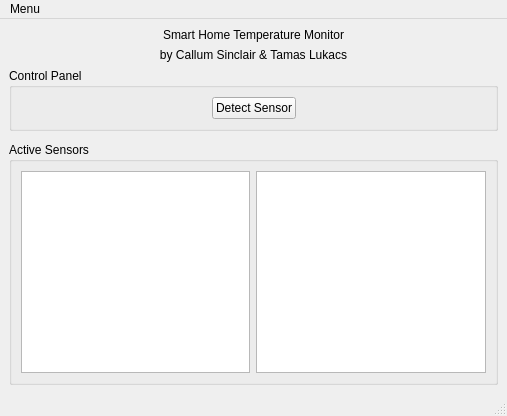
<?xml version="1.0" encoding="UTF-8"?>
<ui version="4.0">
 <class>MainWindow</class>
 <widget class="QMainWindow" name="MainWindow">
  <property name="geometry">
   <rect>
    <x>0</x>
    <y>0</y>
    <width>507</width>
    <height>416</height>
   </rect>
  </property>
  <property name="windowTitle">
   <string>MainWindow</string>
  </property>
  <widget class="QWidget" name="centralwidget">
   <layout class="QVBoxLayout" name="verticalLayout_2">
    <item>
     <layout class="QVBoxLayout" name="verticalLayout">
      <item>
       <widget class="QLabel" name="label_main_title1">
        <property name="text">
         <string>Smart Home Temperature Monitor</string>
        </property>
        <property name="alignment">
         <set>Qt::AlignHCenter|Qt::AlignTop</set>
        </property>
       </widget>
      </item>
      <item>
       <widget class="QLabel" name="label_main_title2">
        <property name="text">
         <string>by Callum Sinclair &amp; Tamas Lukacs</string>
        </property>
        <property name="alignment">
         <set>Qt::AlignHCenter|Qt::AlignTop</set>
        </property>
       </widget>
      </item>
      <item>
       <widget class="QGroupBox" name="groupBox_control">
        <property name="minimumSize">
         <size>
          <width>0</width>
          <height>50</height>
         </size>
        </property>
        <property name="title">
         <string>Control Panel</string>
        </property>
        <layout class="QHBoxLayout" name="horizontalLayout_2">
         <item>
          <layout class="QHBoxLayout" name="horizontalLayout">
           <item>
            <spacer name="horizontalSpacer_2">
             <property name="orientation">
              <enum>Qt::Horizontal</enum>
             </property>
             <property name="sizeHint" stdset="0">
              <size>
               <width>40</width>
               <height>5</height>
              </size>
             </property>
            </spacer>
           </item>
           <item>
            <widget class="QPushButton" name="pushButton_main_detectsensor">
             <property name="text">
              <string>Detect Sensor</string>
             </property>
            </widget>
           </item>
           <item>
            <spacer name="horizontalSpacer_3">
             <property name="orientation">
              <enum>Qt::Horizontal</enum>
             </property>
             <property name="sizeHint" stdset="0">
              <size>
               <width>40</width>
               <height>5</height>
              </size>
             </property>
            </spacer>
           </item>
          </layout>
         </item>
        </layout>
       </widget>
      </item>
      <item>
       <spacer name="verticalSpacer">
        <property name="orientation">
         <enum>Qt::Vertical</enum>
        </property>
        <property name="sizeType">
         <enum>QSizePolicy::Fixed</enum>
        </property>
        <property name="sizeHint" stdset="0">
         <size>
          <width>20</width>
          <height>5</height>
         </size>
        </property>
       </spacer>
      </item>
      <item>
       <widget class="QGroupBox" name="groupBox_sensors">
        <property name="minimumSize">
         <size>
          <width>0</width>
          <height>200</height>
         </size>
        </property>
        <property name="title">
         <string>Active Sensors</string>
        </property>
        <layout class="QGridLayout" name="gridLayout">
         <item row="0" column="0">
          <layout class="QHBoxLayout" name="horizontalLayout_4">
           <item>
            <widget class="QTableView" name="tableView_sensors"/>
           </item>
           <item>
            <widget class="PlotWidget" name="graphicsView_graph"/>
           </item>
          </layout>
         </item>
        </layout>
       </widget>
      </item>
     </layout>
    </item>
   </layout>
  </widget>
  <widget class="QMenuBar" name="menubar">
   <property name="geometry">
    <rect>
     <x>0</x>
     <y>0</y>
     <width>507</width>
     <height>21</height>
    </rect>
   </property>
   <widget class="QMenu" name="menuPreferences">
    <property name="title">
     <string>Menu</string>
    </property>
    <addaction name="actionPreferences"/>
    <addaction name="separator"/>
    <addaction name="actionExit"/>
   </widget>
   <addaction name="menuPreferences"/>
  </widget>
  <widget class="QStatusBar" name="statusbar"/>
  <action name="actionPreferences">
   <property name="text">
    <string>Preferences</string>
   </property>
  </action>
  <action name="actionExit">
   <property name="text">
    <string>Exit</string>
   </property>
  </action>
 </widget>
 <customwidgets>
  <customwidget>
   <class>PlotWidget</class>
   <extends>QGraphicsView</extends>
   <header>pyqtgraph</header>
  </customwidget>
 </customwidgets>
 <resources/>
 <connections/>
</ui>
